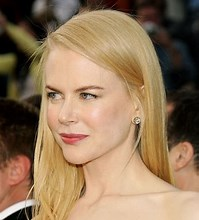
%> input picture face-detect/th.jpg, 199 x 220 px
$ octave ch2_1.m   (GNU Octave 9; MATLAB toolbox functions it lacks are replaced by stand-ins)
%> lines starting %> are read from the running program, lines starting %| are printed output that depends on the picture
close all; clear all; clc;
img = imread('th.jpg');
%> img is the input picture: size 220x199x3 uint8; mean R, G, B 146.5, 119.4, 90.6
img1 = imadd(img,100);
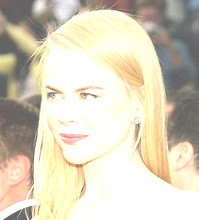
%> img1: size 220x199x3 uint8; mean R, G, B 216.1, 208, 188.5
img2 = immultiply(img,2);
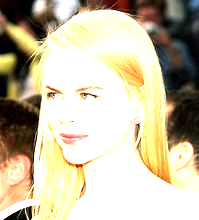
%> img2: size 220x199x3 uint8; mean R, G, B 197.2, 188.2, 163
img3 = immultiply(img,0.5);
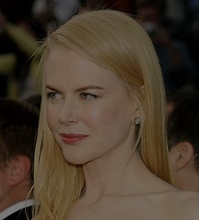
%> img3: size 220x199x3 uint8; mean R, G, B 73.5, 59.9, 45.6
figure,
subplot(2,2,1),imshow(img),xlabel('(a)原图像')
subplot(2,2,2),imshow(img1),xlabel('(b)增加一个常数后的图像')
subplot(2,2,3),imshow(img2),xlabel('(c)乘以大于1的常数后的图像')
subplot(2,2,4),imshow(img3),xlabel('(d)乘以小于1的常数后的图像')
